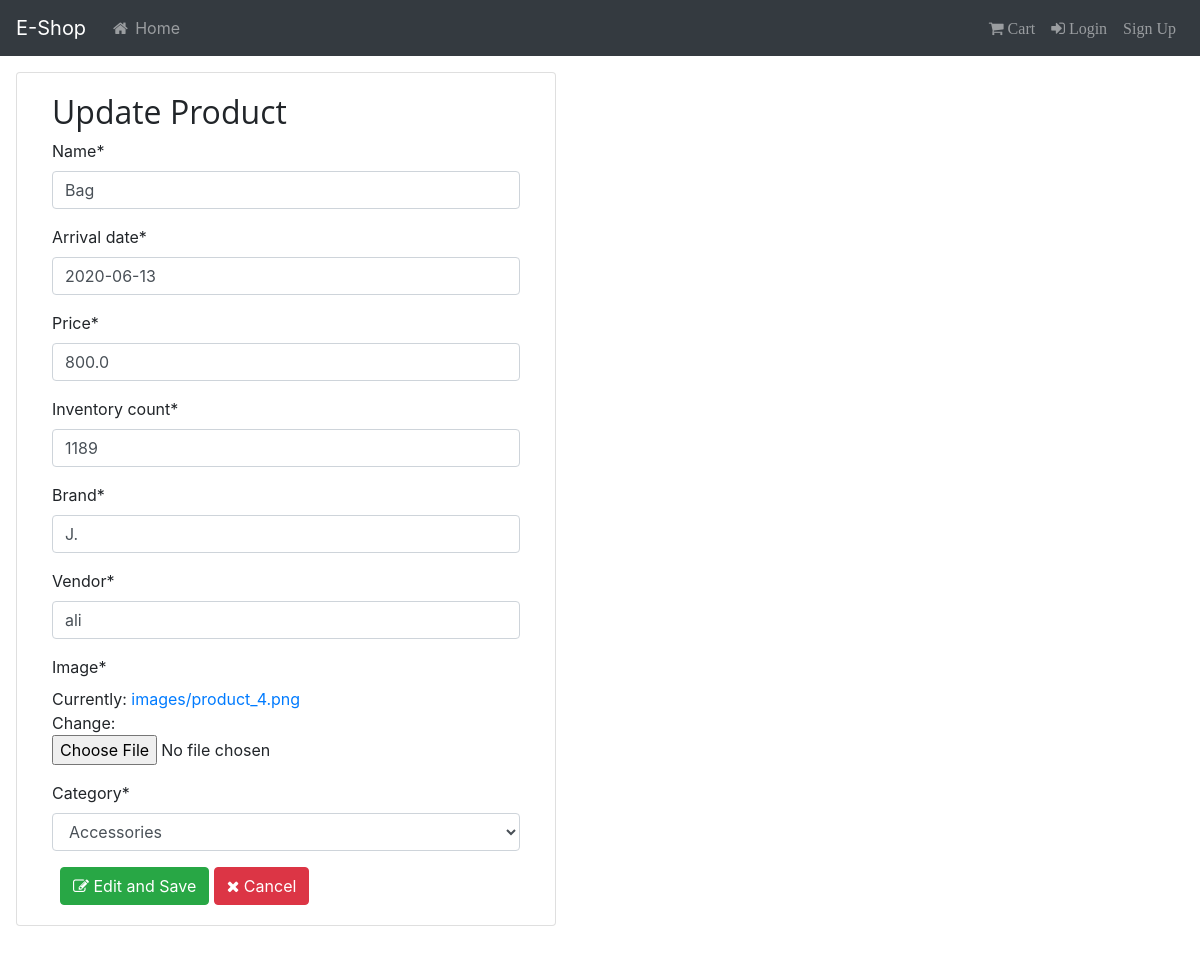
Page /update_product/13 on the committed database.
### ecommerce_app/models.py (models this page shows, shortened)
class Product(models.Model):
    name = models.CharField(max_length=100)
    arrival_date = models.DateField()
    price = models.FloatField()
    inventory_count = models.IntegerField(default=0)
    brand = models.CharField(max_length=100)
    vendor = models.CharField(max_length=100)
    image = models.ImageField(upload_to='images/')
    category = models.ForeignKey(ProductCategory, on_delete = models.CASCADE)

class ProductCategory(models.Model):
    category = models.CharField(max_length=100)
    def __str__(self):
        return self.category

### ecommerce_app/views.py (the view)
# urls.py: path('update_product/<int:id>', views.update_product, name='update_product'),
def update_product(request, id):
    context = {}
    obj = get_object_or_404(Product, id = id)
    form = ProductForm(request.POST or None, request.FILES or None, instance = obj)
    if form.is_valid():
        form.save()
        return redirect("ecommerce_app:all_products")
    context["form"] = form
    return render(request, "products/crud/update_product.html", context)

### ecommerce_app/forms.py
class ProductForm(forms.ModelForm):
    class Meta:
        model = Product
        fields = ['name', 'arrival_date', 'price', 'inventory_count',
                  'brand', 'vendor', 'image', 'category']

### templates/products/crud/update_product.html (shortened to what this page needs)
{% extends 'base.html' %}
{% block content %}
{% load crispy_forms_tags %}
<br />
<br />
<br />
<div class="card ml-3" style="width: 45%; height: 30%;">
    <div class="card-body">
        <div class="container">
            <h2 style="font-family: 'Open Sans';">Update Product</h2>
            <form method="post" enctype="multipart/form-data">
                {% csrf_token %} {{ form|crispy }}
                <button name="edit" type="submit" class="btn btn-success ml-2"><i class="fa fa-edit"></i> Edit and Save</button>
                <a href="{% url 'ecommerce_app:all_products' %}" class="btn btn-danger" role="button"><i class="fa fa-times"></i> Cancel</a>
            </form>
        </div>
    </div>
</div>
<br />
{% endblock %}

### static/css/main.css (style rules this page uses)
body { margin-right: 10px; overflow-x: hidden; }

### rows in the picture
Product: name "Bag", arrival_date "2020-06-13", price "800.0", inventory_count "1189", brand "J.", vendor "ali"
ProductCategory: category "Accessories"
